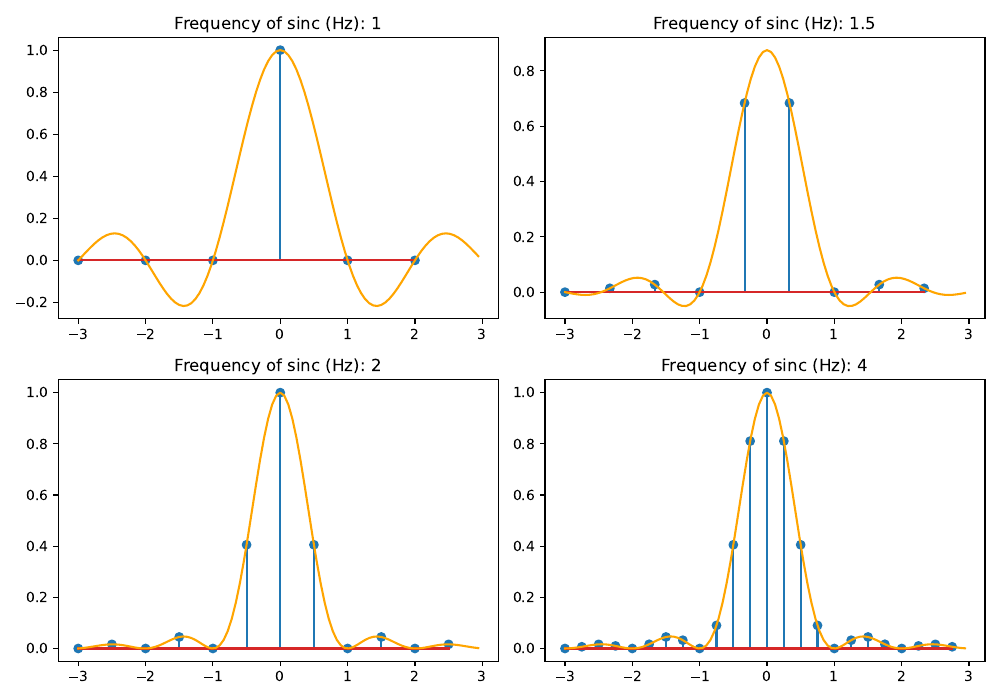

Python code for this plot:
import numpy as np
import matplotlib.pyplot as plt

B = 1
T_edges = [-3, 3]
fs = [1, 1.5, 2, 4]
times = []
for f in fs:
    t = np.linspace(start=T_edges[0], stop=T_edges[1],
                    num=int(f*(T_edges[1] - T_edges[0])), endpoint=False)
    times.append(t)
x = []
for t in times:
    vals = np.sinc(B * t)**2
    x.append(vals)

x_hat = []
fs_fin = 100
t_fine = np.linspace(T_edges[0], T_edges[1], fs_fin,  endpoint=False)
for i in range(len(x)):
    res = np.zeros_like(t_fine)
    for n in range(len(times[i])):
        res += x[i][n] * np.sinc((t_fine - times[i][n])*fs[i])
    x_hat.append(res)

plt.figure(figsize=(10, 7))
for i in range(4):
    plt.subplot(2, 2, i + 1)
    plt.stem(times[i], x[i])
    plt.title(f'Frequency of sinc (Hz): {fs[i]}')
    plt.plot(t_fine, x_hat[i], color='orange')
plt.tight_layout()
plt.savefig('ex1.pdf')
plt.show()